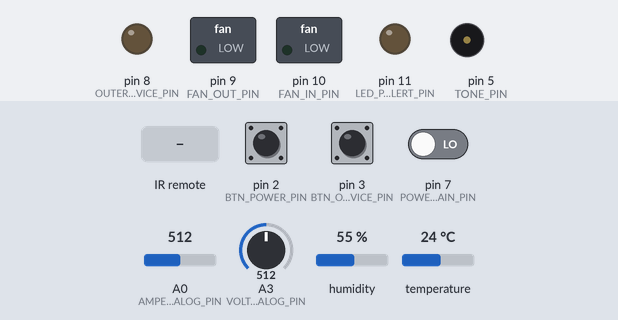
Bench run of a sketch on a simulated Arduino Uno, built with avr-gcc and run on an emulated ATmega328P. Parts: switched loads named in the sketch (green lamp = pin HIGH), output pins drawn as LEDs (lit = HIGH), buzzer (waves = sounding). The inputs (shaded band) are chosen by the test bench; at power-on: pin 2 (BTN_POWER_PIN) LOW, pin 3 (BTN_OUTER_DEVICE_PIN) LOW, pin 7 (POWER_SIGNAL_MAIN_PIN) LOW, A0 (AMPERAGE_ANALOG_PIN) = 512, A3 (VOLTAGE_ANALOG_PIN) = 512, humidity 55 %, temperature 24 °C. Pins used as bus, display or sensor lines are not drawn.

Above: at 1.4 s.
1.5 s: pin 2 (BTN_POWER_PIN) pulled HIGH for 0.15 s
At 1.77 s:
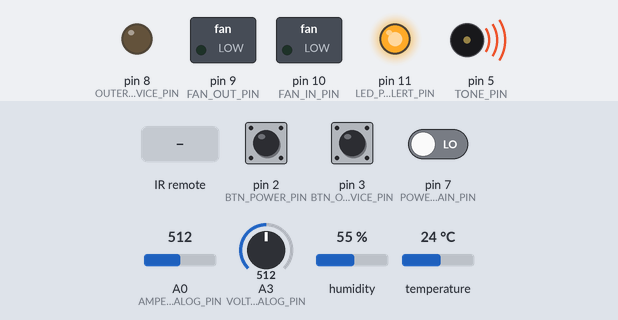
5.0 s: pin 3 (BTN_OUTER_DEVICE_PIN) pulled HIGH for 0.15 s
At 7.8 s:
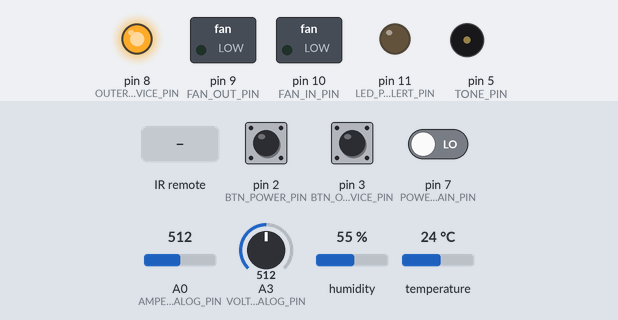
8.8 s: infrared code 0xFFB04F received
At 8.92 s:
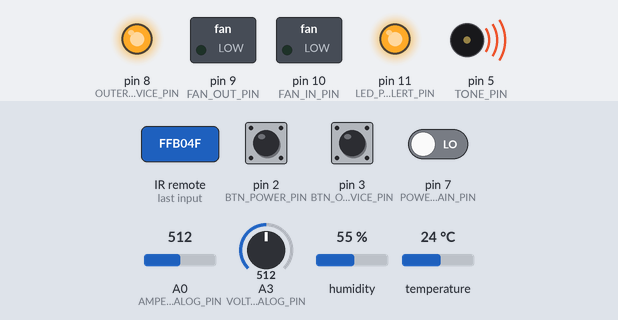
12.3 s: infrared code 0xFFF807 received
At 14.4 s:
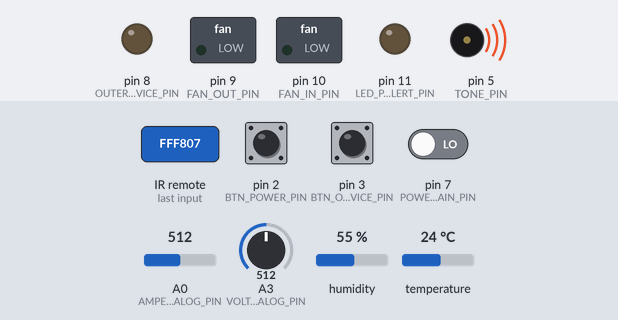
16.0 s: pin 2 (BTN_POWER_PIN) pulled HIGH for 3.2 s
At 20.8 s:
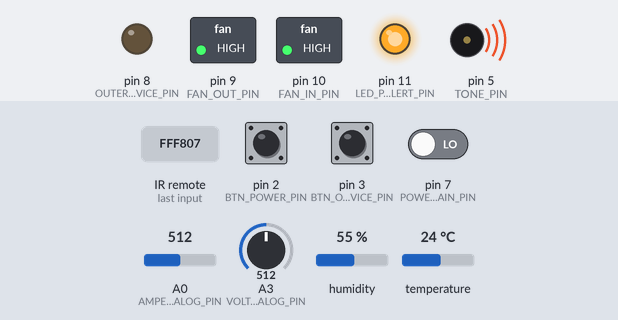
23.8 s: pin 7 (POWER_SIGNAL_MAIN_PIN) driven HIGH
At 24.4 s:
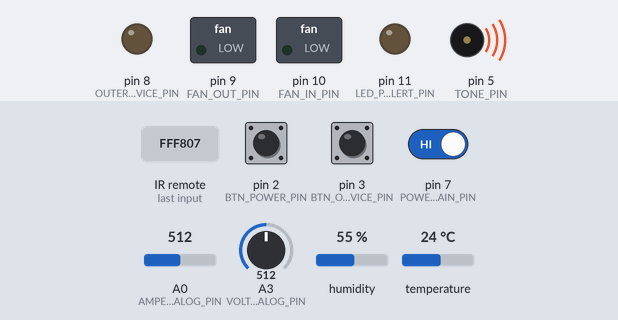
Timing chart, 0 to 26.5 s (numbered marks = the images above; inputs shaded):
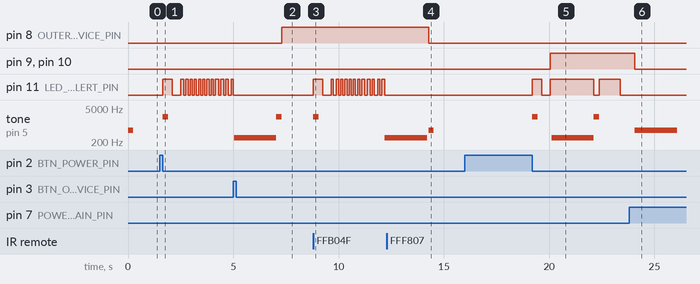

The sketch:

CStation_ARPower.ino
```cpp
#include "DHT.h"
#include <IRremote.h>
#include <TimerFreeTone.h>
#include "onewire_helper.h"

//#define CSTATION_DEBUG_MODE

/* fan-control */
#define FAN_ZERO_SPEED 0
#define FAN_MIN_SPEED 65
#define FAN_NORMSKIP_SPEED 150
#define FAN_MAX_SPEED 255
#define FAN_UPDATE_TIME 1120
#define FAN_START_TRANS_TIME 30000

#define TEMP_LOWLEVEL 15
#define TEMP_NORMLEVEL 30
#define TEMP_HIGHLEVEL 45
#define TEMP_CRITICALLEVEL 60
#define HUMIDITY_BASELEVEL 50
/* /fan-control */

/* pins */
#define AMPERAGE_ANALOG_PIN A0
#define VOLTAGE_ANALOG_PIN A3
#define FAN_IN_PIN 10
#define FAN_OUT_PIN 9
#define TONE_PIN 5
#define IRECV_PIN 12
#define POWER_PIN 4
#define OUTER_DEVICE_PIN 8
#define DHTPIN 6
#define LED_POWER_ALERT_PIN 11
#define BTN_POWER_PIN 2
#define BTN_OUTER_DEVICE_PIN 3
#define BLINK_TEST_PIN 13
/* /pins */

/* amperage-voltage levels */
#define VOLTAGE_HAS_SIGNAL 7.0
#define VOLTAGE_LOWLEVEL 10.5
#define VOLTAGE_NORMALLEVEL 12.0
#define VOLTAGE_HIGHLEVEL 12.8
#define VOLTAGE_CRITICALLEVEL 13

#define AMPERAGE_NORMALLEVEL 0.5
#define AMPERAGE_HIGHLEVEL 1.5
#define AMPERAGE_CRITICALLEVEL 2.5
/* /amperage-voltage levels */

/* amperage-voltage constants */
#define AMPERAGE_MVPERAMP 66
#define AMPERAGE_ACSOFFSET 2500
#define AMPERAGE_VK (5000 / 1024.0)

#define VOLTAGE_R1 59850.0
#define VOLTAGE_R2 10000.0
#define BASE_VOLTAGE 5.0
#define VOLTAGE_K (BASE_VOLTAGE * (VOLTAGE_R1+VOLTAGE_R2) / (1024.0 * VOLTAGE_R2))
/* /amperage-voltage constants */

/* OneWire codes */
#define POWER_SIGNAL_MAIN_PIN 7
#define ONEWIRE_CODE_NOOP 0x00
#define ONEWIRE_CODE_OFF 0b11011001
#define ONEWIRE_CODE_FAN_OFF 0b11100000
#define ONEWIRE_CODE_FAN_MID 0b10100001
#define ONEWIRE_CODE_FAN_ON 0b01100111
/* /OneWire codes */

/* LED codes & intervals */
#define POWER_LED_OFF 0
#define POWER_LED_ON 1
#define POWER_LED_FLASH_FAST 2
#define POWER_LED_FLASH_NORM 3
#define POWER_LED_FLASH_SLOW 4

#define POWER_LED_FLASH_INTERVAL_FAST 100
#define POWER_LED_FLASH_INTERVAL_NORM 400
#define POWER_LED_FLASH_INTERVAL_SLOW 1000
/* /LED codes & intervals */

/* button params */
#define BTN_SHORTEST_PRESS 20
#define BTN_LONG_PRESS 2000
/* /button params */

/* tone signal params */
#define TONE_LEN_SHORT 250
#define TONE_LEN_NORMAL 900
#define TONE_LEN_LONG 2000

#define TONE_FREQ_INFO 2200
#define TONE_FREQ_MESSAGE 600
#define TONE_FREQ_ERROR 300
/* /tone signal params */

/* Command codes */
#define CM_TOGGLEONOFF 0xFFB04F
#define CM_TOGGLEOUTERDEVICE 0xFFF807
#define CM_TOGGLESILENCE 0xFFB847
#define CM_TOGGLESPEEDTEST 0xFF9867
/* /Command codes */

/* dht-sensor params */
#define DHT_READ_MS 20000
#define DHTTYPE DHT11
/* /dht-sensor params */

/* other consts */
#define BASE_OUTERDEVICE_TIME 900000
#define BASE_VOLTAGE_ERROR_TIME 45000
/* /other consts */

DHT dht(DHTPIN, DHTTYPE);
IRrecv irrecv(IRECV_PIN);
decode_results ir_results;
OneWireHelper *wire_helper;

unsigned long int last_dht_read;
byte current_fan_speed;
float voltage, voltage_old;
float amperage, amperage_old;
float temperature;
float humidity;

bool turned_on;
bool turning_off;
unsigned long int turn_on_time;
volatile bool power_btn;
volatile unsigned long int power_btn_press_millis, power_press_duration;

bool outer_device, constant_outer_device;
unsigned long int outer_device_start_time;
unsigned long int last_voltage_error_time;
unsigned long int last_fan_update_time;
volatile bool outer_device_btn;
volatile unsigned long int outer_device_btn_press_millis, outer_device_press_duration;
volatile byte power_led_repeats_cnt;
volatile bool power_led_state;
volatile byte power_led_curr_mode;

unsigned long int last_timer_time;
unsigned timer_interval;

bool silence_mode, silence_ismid;

void PowerLedSet(byte mode, byte repeats = 0) {
  if (power_led_curr_mode == mode && power_led_repeats_cnt == repeats) {
    return;
  }
  power_led_curr_mode = mode;
  power_led_repeats_cnt = 0;
  last_timer_time = millis();
  timer_interval = 0;
  if (mode == POWER_LED_OFF) {
    power_led_state = false;
    digitalWrite(LED_POWER_ALERT_PIN, LOW);
  } else if (mode == POWER_LED_ON) {
    power_led_state = true;
    digitalWrite(LED_POWER_ALERT_PIN, HIGH);
    timer_interval = POWER_LED_FLASH_INTERVAL_SLOW;
    power_led_repeats_cnt = repeats ? repeats : 20;
  } else if (mode == POWER_LED_FLASH_FAST) {
    power_led_state = true;
    digitalWrite(LED_POWER_ALERT_PIN, HIGH);
    timer_interval = POWER_LED_FLASH_INTERVAL_FAST;
    power_led_repeats_cnt = repeats;
  } else if (mode == POWER_LED_FLASH_NORM) {
    power_led_state = true;
    digitalWrite(LED_POWER_ALERT_PIN, HIGH);
    timer_interval = POWER_LED_FLASH_INTERVAL_NORM;
    power_led_repeats_cnt = repeats;
  } else if (mode == POWER_LED_FLASH_SLOW) {
    power_led_state = true;
    digitalWrite(LED_POWER_ALERT_PIN, HIGH);
    timer_interval = POWER_LED_FLASH_INTERVAL_SLOW;
    power_led_repeats_cnt = repeats;
  }
}

void fastBeep(unsigned msec, unsigned frequency = TONE_FREQ_MESSAGE) {
  if (silence_mode) {
    if ((frequency != TONE_FREQ_MESSAGE && frequency != TONE_FREQ_ERROR) || (!silence_ismid && (frequency == TONE_FREQ_MESSAGE))) {
      wire_helper->sleepDelay(msec, 50);
      return;
    }
  }
  TimerFreeTone(TONE_PIN, frequency, msec);
  onTimerCheck();
}

void updateVoltage() {
  voltage_old = voltage;
  int value = analogRead(VOLTAGE_ANALOG_PIN);
  voltage = value * VOLTAGE_K;
  if (voltage<0.09) {
    voltage=0.0;
  }
  voltage = (voltage + voltage_old) * 0.5;
}

void updateAmperage() {
  amperage_old = amperage;
  int value = analogRead(AMPERAGE_ANALOG_PIN);
  amperage = value * AMPERAGE_VK;
  amperage = (amperage - AMPERAGE_ACSOFFSET) / AMPERAGE_MVPERAMP;
  if (amperage<0.001) {
    amperage=0.0;
  }
  amperage = (amperage + amperage_old) * 0.5;
}

void updateFanSpeeds() {
  int calc_speed = FAN_MIN_SPEED;
  bool is_feed_error = false;
  unsigned long int cmillis = millis();

  if (turn_on_time && (cmillis > turn_on_time) && (cmillis-turn_on_time)<FAN_START_TRANS_TIME) calc_speed+=(FAN_MAX_SPEED - FAN_MIN_SPEED)*(FAN_START_TRANS_TIME+turn_on_time-cmillis)/((float) FAN_START_TRANS_TIME);

  if (voltage > VOLTAGE_HIGHLEVEL) calc_speed+=(int) (voltage-VOLTAGE_HIGHLEVEL)*120;
  if (amperage > AMPERAGE_HIGHLEVEL) calc_speed-=(int) (amperage-AMPERAGE_HIGHLEVEL)*120;

  if (amperage > AMPERAGE_CRITICALLEVEL || voltage > VOLTAGE_CRITICALLEVEL) {
    PowerLedSet(POWER_LED_FLASH_FAST);
    turning_off = true;
    current_fan_speed = (amperage > AMPERAGE_CRITICALLEVEL) ? FAN_ZERO_SPEED : FAN_MAX_SPEED;
    analogWrite(FAN_IN_PIN, current_fan_speed);
    analogWrite(FAN_OUT_PIN, current_fan_speed);
    fastBeep(TONE_LEN_LONG, TONE_FREQ_ERROR);
    is_feed_error = true;
    return;
  }
  if (amperage > AMPERAGE_HIGHLEVEL || voltage > VOLTAGE_HIGHLEVEL) {
    PowerLedSet(POWER_LED_FLASH_NORM);
    is_feed_error = true;
  }

  if (!isnan(humidity)) {
    calc_speed+=(int) (humidity-HUMIDITY_BASELEVEL);
  }
  if (!isnan(temperature)) {
    if (temperature < TEMP_LOWLEVEL) calc_speed+=10;
    else if (temperature > TEMP_NORMLEVEL) {
      calc_speed+=(int) (temperature-TEMP_HIGHLEVEL)*5;
      if (temperature > TEMP_HIGHLEVEL) {
        is_feed_error = true;
      }
    }
  }

  if (silence_mode && !is_feed_error) {
    calc_speed = silence_ismid ? FAN_MIN_SPEED : FAN_ZERO_SPEED;
  }

  if (calc_speed>FAN_ZERO_SPEED) {
    calc_speed+=FAN_MIN_SPEED;
    if (calc_speed < FAN_MIN_SPEED) calc_speed = FAN_MIN_SPEED;
  } else if (calc_speed<=FAN_ZERO_SPEED) {
    calc_speed = FAN_ZERO_SPEED;
  }

  if (calc_speed > FAN_MAX_SPEED) calc_speed = FAN_MAX_SPEED;

  if (silence_mode && !is_feed_error && calc_speed <= FAN_MIN_SPEED) {
    calc_speed = silence_ismid ? FAN_MIN_SPEED : FAN_ZERO_SPEED;
  }

  if (is_feed_error && (cmillis > last_voltage_error_time) && (cmillis - last_voltage_error_time) > BASE_VOLTAGE_ERROR_TIME) {
    last_voltage_error_time = cmillis;
    fastBeep(TONE_LEN_NORMAL, TONE_FREQ_ERROR);
  } else if (!is_feed_error && power_led_curr_mode != POWER_LED_OFF && power_led_curr_mode != POWER_LED_ON) {
    PowerLedSet(POWER_LED_ON);
  }

  if (calc_speed > FAN_NORMSKIP_SPEED && calc_speed < FAN_MAX_SPEED) {
    if (calc_speed >= ((FAN_NORMSKIP_SPEED + FAN_MAX_SPEED)/2)) {
      calc_speed = FAN_MAX_SPEED;
    } else {
      calc_speed = FAN_NORMSKIP_SPEED;
    }
  }

  if (current_fan_speed != calc_speed) {
    if (calc_speed > current_fan_speed && current_fan_speed <= FAN_MIN_SPEED) {
      analogWrite(FAN_IN_PIN, FAN_MAX_SPEED);
      analogWrite(FAN_OUT_PIN, FAN_MAX_SPEED);
      wire_helper->sleepDelay(1500, 100);
    }
    current_fan_speed = calc_speed;
    analogWrite(FAN_IN_PIN, current_fan_speed);
    analogWrite(FAN_OUT_PIN, current_fan_speed);
  }
}

void PowerBTN_Change()
{
  bool is_pressed = digitalRead(BTN_POWER_PIN) == HIGH;
  unsigned long int cmillis = millis();
  if (is_pressed || !power_btn_press_millis) {
    power_btn_press_millis = cmillis;
  } else {
    power_btn_press_millis = cmillis-power_btn_press_millis;
    if (power_btn_press_millis>BTN_SHORTEST_PRESS) {
      if (power_press_duration<power_btn_press_millis) power_press_duration = power_btn_press_millis;
      power_btn = true;
    }
    power_btn_press_millis = cmillis;
  }
}

void outer_deviceBTN_Change()
{
  bool is_pressed = digitalRead(BTN_OUTER_DEVICE_PIN) == HIGH;
  unsigned long int cmillis = millis();
  if (is_pressed || !outer_device_btn_press_millis) {
    outer_device_btn_press_millis = cmillis;
  } else {
    outer_device_btn_press_millis = cmillis-outer_device_btn_press_millis;
    if (outer_device_btn_press_millis>BTN_SHORTEST_PRESS) {
      if (outer_device_press_duration<outer_device_btn_press_millis) outer_device_press_duration = outer_device_btn_press_millis;
      outer_device_btn = true;
    }
    outer_device_btn_press_millis = cmillis;
  }
}

void fastOff()
{
  PowerLedSet(POWER_LED_OFF);
  digitalWrite(POWER_PIN, LOW);
  resetOnOffVars();
  irrecv.enableIRIn();
}

void resetOuterDeviceVars() {
  digitalWrite(OUTER_DEVICE_PIN, LOW);
  outer_device_btn = false;
  outer_device_btn_press_millis = 0;
  outer_device_press_duration = 0;
  outer_device = false;
  constant_outer_device = false;
  outer_device_start_time = 0;
}

void resetOnOffVars() {
  digitalWrite(POWER_PIN, LOW);
  analogWrite(FAN_IN_PIN, FAN_ZERO_SPEED);
  analogWrite(FAN_OUT_PIN, FAN_ZERO_SPEED);
  digitalWrite(TONE_PIN, LOW);
  last_dht_read = 0;
  temperature = NAN;
  humidity = NAN;
  current_fan_speed = 0;
  power_btn = false;
  power_btn_press_millis = 0;
  power_press_duration = 0;
  turn_on_time = 0;
  turned_on = false;
  turning_off = false;
  power_led_state = false;
  power_led_repeats_cnt = 0;
  power_led_curr_mode = 255;
  last_voltage_error_time = 0;
  last_fan_update_time = 0;
  last_timer_time = 0;
  silence_mode = false;
  silence_ismid = false;
  voltage = 0.0;
  amperage = 0.0;
  PowerLedSet(POWER_LED_OFF);
}

void turnOn(bool isfast)
{
  resetOnOffVars();

  turned_on = true;
  digitalWrite(POWER_PIN, HIGH);
  PowerLedSet(POWER_LED_FLASH_NORM);

  amperage = AMPERAGE_NORMALLEVEL;

  for(byte i=0; i<10 && (voltage < VOLTAGE_HAS_SIGNAL); i++) {
    fastBeep(TONE_LEN_SHORT, i>0 ? TONE_FREQ_ERROR : TONE_FREQ_INFO);
    wire_helper->sleepDelay(500, 100);
    updateVoltage();
    updateAmperage();
  }

  bool is_ready = isfast && (voltage>=VOLTAGE_HAS_SIGNAL);
  wire_helper->read_mode();

  if (!is_ready && voltage>=VOLTAGE_HAS_SIGNAL) {
    PowerLedSet(POWER_LED_FLASH_FAST);
    is_ready = wire_helper->waitStartSignal();
    if (is_ready) {
      fastBeep(TONE_LEN_SHORT, TONE_FREQ_MESSAGE);
    }
  }

  if (is_ready) {
    current_fan_speed = FAN_MAX_SPEED;
    analogWrite(FAN_IN_PIN, current_fan_speed);
    analogWrite(FAN_OUT_PIN, current_fan_speed);
    PowerLedSet(POWER_LED_ON);
  } else {
    fastOff();
    fastBeep(TONE_LEN_LONG, TONE_FREQ_ERROR);
  }
  power_btn = false;
  power_btn_press_millis = power_press_duration = 0;
  turn_on_time = is_ready ? millis() : 0;
}

void updateOnOffState()
{
  if (turning_off) {
    fastBeep(TONE_LEN_SHORT, TONE_FREQ_INFO);
    PowerLedSet(POWER_LED_FLASH_SLOW);
    bool external_signal = wire_helper->sendOffPing();
    fastOff();
    fastBeep(TONE_LEN_LONG, external_signal ? TONE_FREQ_MESSAGE : TONE_FREQ_ERROR);
    return;
  }

  if (power_btn) {
    bool long_press = power_press_duration>=BTN_LONG_PRESS;

    if (turned_on) {
      if (long_press) {
        fastOff();
        fastBeep(TONE_LEN_LONG, TONE_FREQ_MESSAGE);
      } else {
        turning_off = true;
      }
    } else {
      turnOn(long_press);
    }

    power_btn = false;
    power_btn_press_millis = power_press_duration = 0;
  }
}

void updateOuterDeviceState()
{
  unsigned long int cmillis = millis();

  if (outer_device_btn) {
    bool long_press = outer_device_press_duration>=BTN_LONG_PRESS;

    if (outer_device) {
      resetOuterDeviceVars();
      fastBeep(TONE_LEN_SHORT, TONE_FREQ_MESSAGE);
    } else {
      if (long_press) {
        constant_outer_device = true;
        outer_device_start_time = 0;
        fastBeep(TONE_LEN_NORMAL, TONE_FREQ_INFO);
      } else {
        constant_outer_device = false;
        outer_device_start_time = cmillis;
        fastBeep(TONE_LEN_SHORT, TONE_FREQ_INFO);
      }
      outer_device = true;
      digitalWrite(OUTER_DEVICE_PIN, HIGH);
    }

    outer_device_btn = false;
    outer_device_btn_press_millis = outer_device_press_duration = 0;
  } else {
    if (outer_device && !constant_outer_device && (cmillis-outer_device_start_time) > BASE_OUTERDEVICE_TIME) {
      resetOuterDeviceVars();
      fastBeep(TONE_LEN_SHORT, TONE_FREQ_MESSAGE);
    }
  }
}

void setup() {
  TCCR1B = (TCCR1B & 0b11111000) | 0x01;
  pinMode(LED_POWER_ALERT_PIN, OUTPUT);
  pinMode(FAN_IN_PIN, OUTPUT);
  pinMode(FAN_OUT_PIN, OUTPUT);
  pinMode(TONE_PIN, OUTPUT);
  pinMode(POWER_PIN, OUTPUT);
  pinMode(OUTER_DEVICE_PIN, OUTPUT);
  pinMode(BTN_POWER_PIN, INPUT);
  pinMode(BTN_OUTER_DEVICE_PIN, INPUT);
  pinMode(DHTPIN, INPUT);

  resetOnOffVars();
  resetOuterDeviceVars();

  wire_helper = new OneWireHelper(POWER_SIGNAL_MAIN_PIN, onTimerCheck);

  attachInterrupt(digitalPinToInterrupt(BTN_POWER_PIN), PowerBTN_Change, CHANGE);
  attachInterrupt(digitalPinToInterrupt(BTN_OUTER_DEVICE_PIN), outer_deviceBTN_Change, CHANGE);
  dht.begin();
  irrecv.enableIRIn();
  fastBeep(TONE_LEN_SHORT, TONE_FREQ_MESSAGE);
}

void loop() {
  int onewire_byte = wire_helper->tryReadByteCommand();
  if (onewire_byte != ONEWIRE_CODE_NOOP) {
    if (onewire_byte == ONEWIRE_CODE_OFF && !turning_off) {
      turning_off = true;
      power_btn = false;
      power_btn_press_millis = power_press_duration = 0;
    } else if (onewire_byte == ONEWIRE_CODE_FAN_ON) {
      silence_mode = true;
      silence_ismid = false;
      last_fan_update_time = 0;
    } else if (onewire_byte == ONEWIRE_CODE_FAN_MID) {
      silence_mode = true;
      silence_ismid = true;
      last_fan_update_time = 0;
    } else if (onewire_byte == ONEWIRE_CODE_FAN_OFF) {
      silence_mode = false;
      silence_ismid = false;
      last_fan_update_time = 0;
    }
  }
  if (irrecv.decode(&ir_results)) {
    if (ir_results.decode_type == NEC) {
      if (ir_results.value == CM_TOGGLEONOFF) {
        power_btn = true;
        power_press_duration = BTN_SHORTEST_PRESS;
        #ifdef CSTATION_DEBUG_MODE
            fastBeep(TONE_LEN_SHORT, 100);
        #endif
      } else if (ir_results.value == CM_TOGGLEOUTERDEVICE) {
        outer_device_btn = true;
        outer_device_press_duration = BTN_SHORTEST_PRESS;
        #ifdef CSTATION_DEBUG_MODE
            fastBeep(TONE_LEN_SHORT, 150);
        #endif
      }
      #ifdef CSTATION_DEBUG_MODE
      else if (ir_results.value == CM_TOGGLESILENCE) {
        if (silence_mode && !silence_ismid) {
          silence_ismid = true;
        } else {
          silence_mode = !silence_mode;
          silence_ismid = false;
        }
        last_fan_update_time = 0;
      } else if (ir_results.value == CM_TOGGLESPEEDTEST) {
        current_fan_speed = 255;
        fastBeep(TONE_LEN_SHORT, current_fan_speed * 2);
        analogWrite(FAN_IN_PIN, current_fan_speed);
        analogWrite(FAN_OUT_PIN, current_fan_speed);
        delay(10000);
        current_fan_speed = 240;
        fastBeep(TONE_LEN_SHORT, current_fan_speed * 2);
        analogWrite(FAN_IN_PIN, current_fan_speed);
        analogWrite(FAN_OUT_PIN, current_fan_speed);
        delay(10000);
        current_fan_speed = 210;
        fastBeep(TONE_LEN_SHORT, current_fan_speed * 2);
        analogWrite(FAN_IN_PIN, current_fan_speed);
        analogWrite(FAN_OUT_PIN, current_fan_speed);
        delay(10000);
        current_fan_speed = 180;
        fastBeep(TONE_LEN_SHORT, current_fan_speed * 2);
        analogWrite(FAN_IN_PIN, current_fan_speed);
        analogWrite(FAN_OUT_PIN, current_fan_speed);
        delay(10000);
        current_fan_speed = 150;
        fastBeep(TONE_LEN_SHORT, current_fan_speed * 2);
        analogWrite(FAN_IN_PIN, current_fan_speed);
        analogWrite(FAN_OUT_PIN, current_fan_speed);
        delay(10000);
        current_fan_speed = 128;
        fastBeep(TONE_LEN_SHORT, current_fan_speed * 2);
        analogWrite(FAN_IN_PIN, current_fan_speed);
        analogWrite(FAN_OUT_PIN, current_fan_speed);
        delay(10000);
        current_fan_speed = 100;
        fastBeep(TONE_LEN_SHORT, current_fan_speed * 2);
        analogWrite(FAN_IN_PIN, current_fan_speed);
        analogWrite(FAN_OUT_PIN, current_fan_speed);
        delay(10000);
        current_fan_speed = 75;
        fastBeep(TONE_LEN_SHORT, current_fan_speed * 2);
        analogWrite(FAN_IN_PIN, current_fan_speed);
        analogWrite(FAN_OUT_PIN, current_fan_speed);
        delay(10000);
        current_fan_speed = 50;
        fastBeep(TONE_LEN_SHORT, current_fan_speed * 2);
        analogWrite(FAN_IN_PIN, current_fan_speed);
        analogWrite(FAN_OUT_PIN, current_fan_speed);
        delay(10000);
      }
      #endif
    }
    irrecv.resume();
  }
  onTimerCheck();
  updateVoltage();
  updateAmperage();

  if (voltage>VOLTAGE_HAS_SIGNAL) {
    if (!last_dht_read || millis() - last_dht_read > DHT_READ_MS) {
      last_dht_read = millis();
      float h = dht.readHumidity();
      float t = dht.readTemperature();
      if (!isnan(h)) humidity = h;
      if (!isnan(t)) temperature = t;
      onTimerCheck();
      if (!isnan(h) || !isnan(t)) {
        digitalWrite(BLINK_TEST_PIN, HIGH);
        delay(50);
        digitalWrite(BLINK_TEST_PIN, LOW);
        onTimerCheck();
      }
    }

    if (turned_on && !turning_off && ((millis() - last_fan_update_time) >= FAN_UPDATE_TIME)) {
      last_fan_update_time = millis();
      updateFanSpeeds();
    }
  }

  updateOnOffState();
  updateOuterDeviceState();
}

void onTimerCheck() {
  if (timer_interval && (last_timer_time+timer_interval)<=millis()) {
    if (power_led_repeats_cnt > 0) {
      power_led_repeats_cnt--;
      if (power_led_repeats_cnt == 0) {
        if (power_led_curr_mode == POWER_LED_ON) {
          PowerLedSet(POWER_LED_OFF);
        } else {
          timer_interval = 0;
        }
      }
    }
    if (power_led_curr_mode != POWER_LED_ON && power_led_curr_mode != POWER_LED_OFF) {
      power_led_state = !power_led_state;
      digitalWrite(LED_POWER_ALERT_PIN, power_led_state ? HIGH : LOW);
    }
    last_timer_time = millis();
  }
}
```

Source omitted: onewire_helper.h (2911 bytes)

Measured:
- after the input at 1.5 s, pin 11 (LED_POWER_ALERT_PIN): LOW → HIGH after 0.15 s, → LOW 0.45 s later, → HIGH 0.40 s later, → LOW 0.15 s later, … (25 changes in this stretch); tone on pin 5 (TONE_PIN): silent → 2200 Hz after 0.15 s, → silent 0.25 s later
- after the input at 5.0 s, pin 8 (OUTER_DEVICE_PIN): LOW → HIGH after 2.3 s
- after the input at 8.8 s, pin 11 (LED_POWER_ALERT_PIN): LOW → HIGH at once, → LOW 0.45 s later, → HIGH 0.40 s later, → LOW 0.10 s later, … (26 changes in this stretch); tone on pin 5 (TONE_PIN): silent → 2200 Hz at once, → silent 0.25 s later, → 300 Hz 3.2 s later
- after the input at 12.3 s, pin 8 (OUTER_DEVICE_PIN): HIGH → LOW after 2.0 s
- after the input at 16.0 s, pin 9 (FAN_OUT_PIN), pin 10 (FAN_IN_PIN): LOW → HIGH after 4.1 s; pin 11 (LED_POWER_ALERT_PIN): goes HIGH 0.45 s, LOW 0.40 s, HIGH 2.1 s, LOW 0.25 s, HIGH 1.0 s, then LOW, starting after 3.2 s; tone on pin 5 (TONE_PIN): plays 2200 Hz for 0.25 s, 300 Hz for 2.0 s, 2200 Hz for 0.25 s, starting after 3.2 s
- after the input at 23.8 s, pin 9 (FAN_OUT_PIN), pin 10 (FAN_IN_PIN): HIGH → LOW after 0.28 s; pin 11 (LED_POWER_ALERT_PIN): stays LOW (without the input it goes to HIGH after 0.58 s); tone on pin 5 (TONE_PIN): silent → 600 Hz after 0.28 s, → silent 2.0 s later
